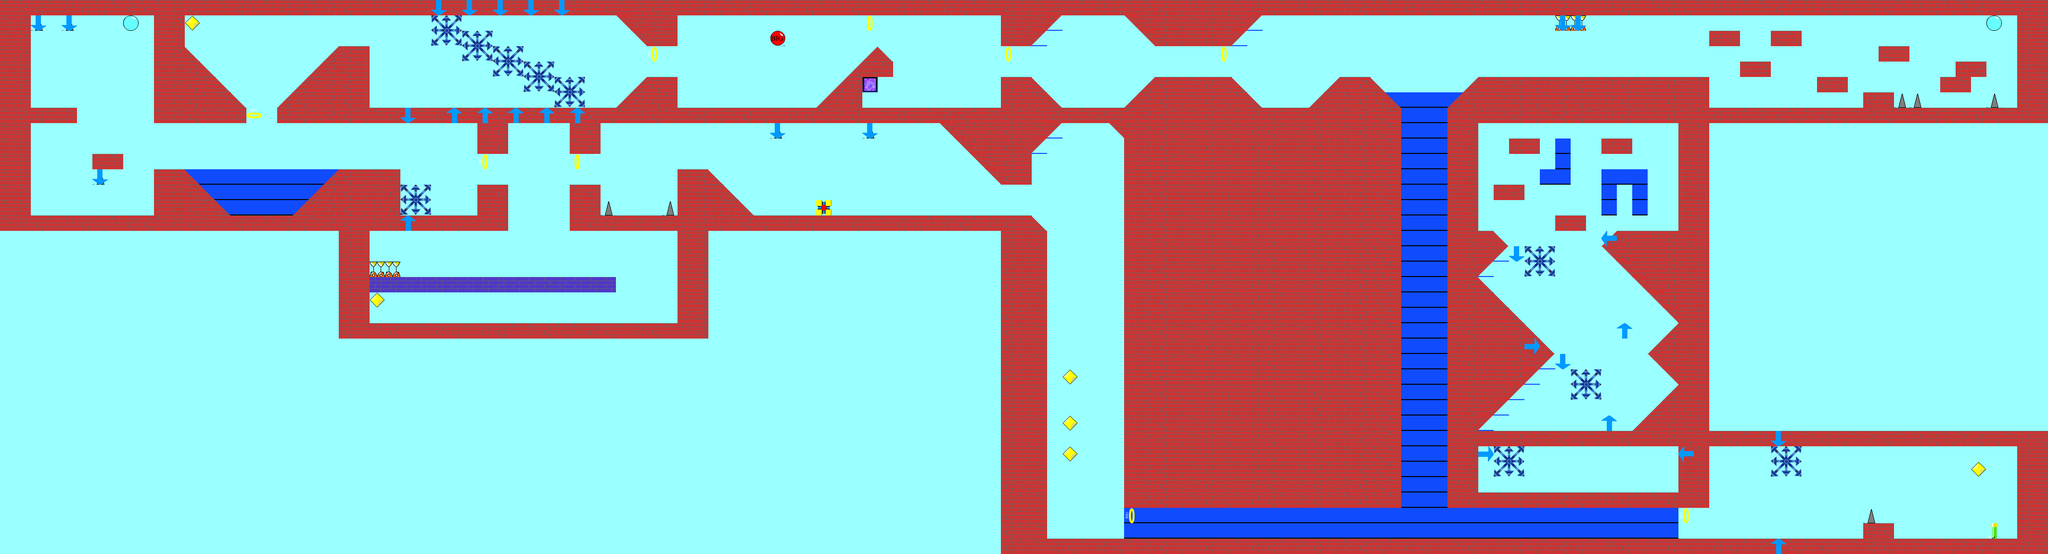

The image is a tile-based game level rendered from a .tmx file. Its description and source (layers, tilesets, objects; grid data summarised) follow:
An orthogonal 133x36 tile map with 32x32 px tiles, 3 tile layers (environment, objects, modifications).

<map version="1.0" orientation="orthogonal" width="133" height="36" tilewidth="32" tileheight="32">
 <tileset firstgid="1" name="Untitled" tilewidth="32" tileheight="32">
  <image source="tileset.png" width="320" height="240" />
 </tileset>
 <layer name="environment" width="133" height="36">
  <data>[4788 cells, 4788 non-empty, 2 distinct tile ids]</data>
 </layer>
 <layer name="objects" width="133" height="36">
  <data>[4788 cells, 1562 non-empty, 21 distinct tile ids]</data>
 </layer>
 <layer name="modifications" width="133" height="36">
  <data>[4788 cells, 30 non-empty, 5 distinct tile ids]</data>
 </layer>
</map>